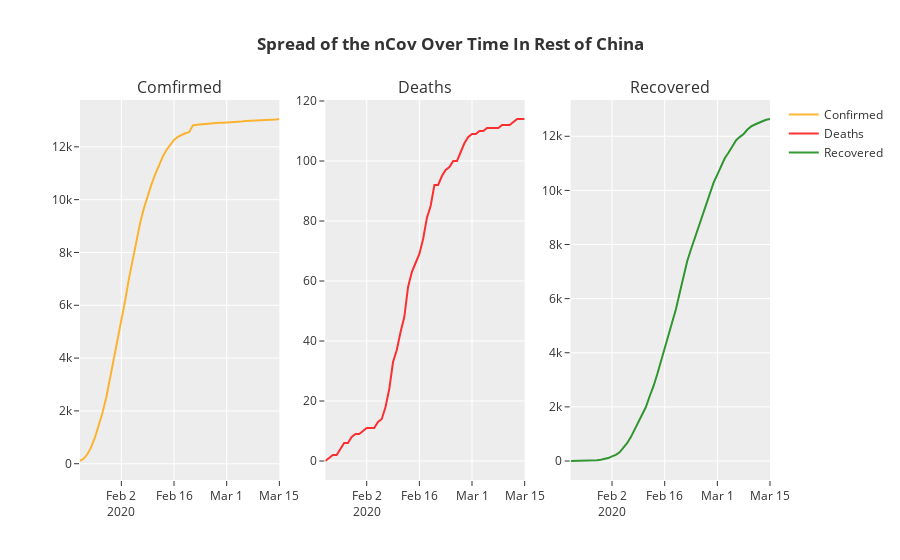

Notebook source saved alongside this figure:
### Markdown cell above
## Rest of China (Excluding Hubei) - Spread Over Time

### Code cell
plot = make_subplots(rows=1, cols=3, subplot_titles=("Comfirmed", "Deaths", "Recovered"))

# to plot the spread over time, we would need the data distribution spread over time starting from 22nd Jan 2020
# so we will extract the sub-set from the original data.
chinese_data_over_time = nCoV_data[(nCoV_data['Country'] == 'China') & (nCoV_data['State'] != 'Hubei')]
chinese_data_over_time = chinese_data_over_time.groupby('Date')['Confirmed','Deaths','Recovered'].sum().reset_index()

subPlot1 = go.Scatter(
                x=chinese_data_over_time['Date'],
                y=chinese_data_over_time['Confirmed'],
                name="Confirmed",
                line_color='orange',
                opacity=0.8)

subPlot2 = go.Scatter(
                x=chinese_data_over_time['Date'],
                y=chinese_data_over_time['Deaths'],
                name="Deaths",
                line_color='red',
                opacity=0.8)

subPlot3 = go.Scatter(
                x=chinese_data_over_time['Date'],
                y=chinese_data_over_time['Recovered'],
                name="Recovered",
                line_color='green',
                opacity=0.8)

plot.append_trace(subPlot1, 1, 1)
plot.append_trace(subPlot2, 1, 2)
plot.append_trace(subPlot3, 1, 3)
plot.update_layout(template="ggplot2", title_text = '<b>Spread of the nCov Over Time In Rest of China</b>')

plot.show()
